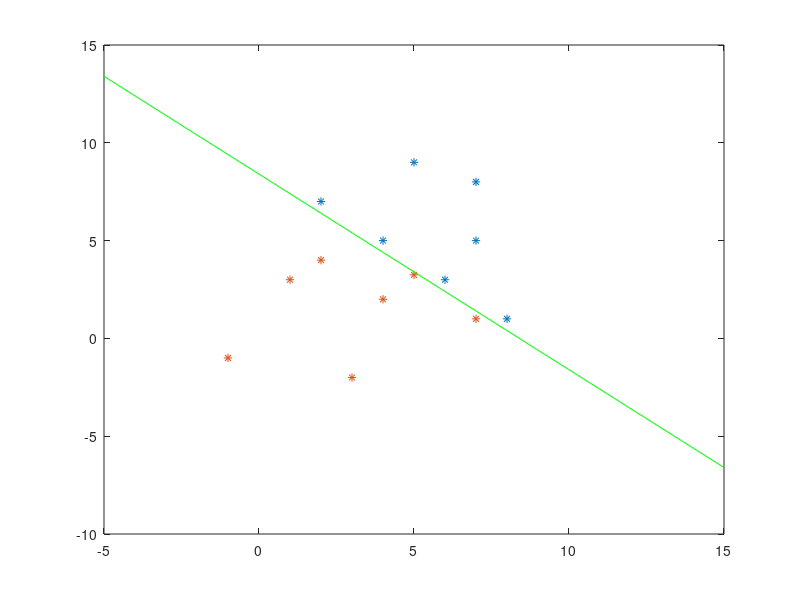

Source code (MATLAB):
clear all;
clc;
close all;
w1 = [2 7; 8 1; 7 5; 6 3; 7 8; 5 9; 4 5;];
w2 = [4 2; -1 -1; 1 3; 3 -2; 5 3.25; 2 4; 7 1;];
x = [2 4; 8 -1; 7 1; 6 3; 7 5; 5 2; 4 7;];
y = [7 2; 1 -1; 5 3; 3 -2; 8 3.25; 9 4; 5 1;];
szw1 = size(w1);
Y =ones(14,3);

for i=1:szw1(1)
    Y(i,2) = w1(i,1);
    Y(i,3) = w1(i,2);
    Y(szw1(1)+i,2) = w2(i,1) * -1;
    Y(szw1(1)+i,3) = w2(i,2) * -1;
end
Y(8:14,1)=-1;
a = [-10 -10 1];
flag = 0;
co = 0;
while 1
    co =co +1;
    c = 0;
    for j=1:14
        gx1 = a(1) .* Y(j,1);
        gx2 = a(2) .* Y(j,2);
        gx3 = a(3) .* Y(j,3);
        gx = gx1+gx2+gx3;
        
        if (gx >= 0)
            c=c+1;
        end
        
        if c==14
            flag=1;
            break;
        end
        
        if (gx <0)
%             a(1) = a(1) + Y(j,1);
%             a(2) = a(2) + Y(j,2);
%             a(3) = a(3) + Y(j,3);
              a = a + Y(j,:);
        end
    end
    
    if (flag > 0)
        break;
    end        
end

figure

%hold on;
xl = -5:15;
yl = -a(1)/a(3)-(a(2)/a(3))*xl;
xc = plot(x,y, '*',xl,yl,'g');



